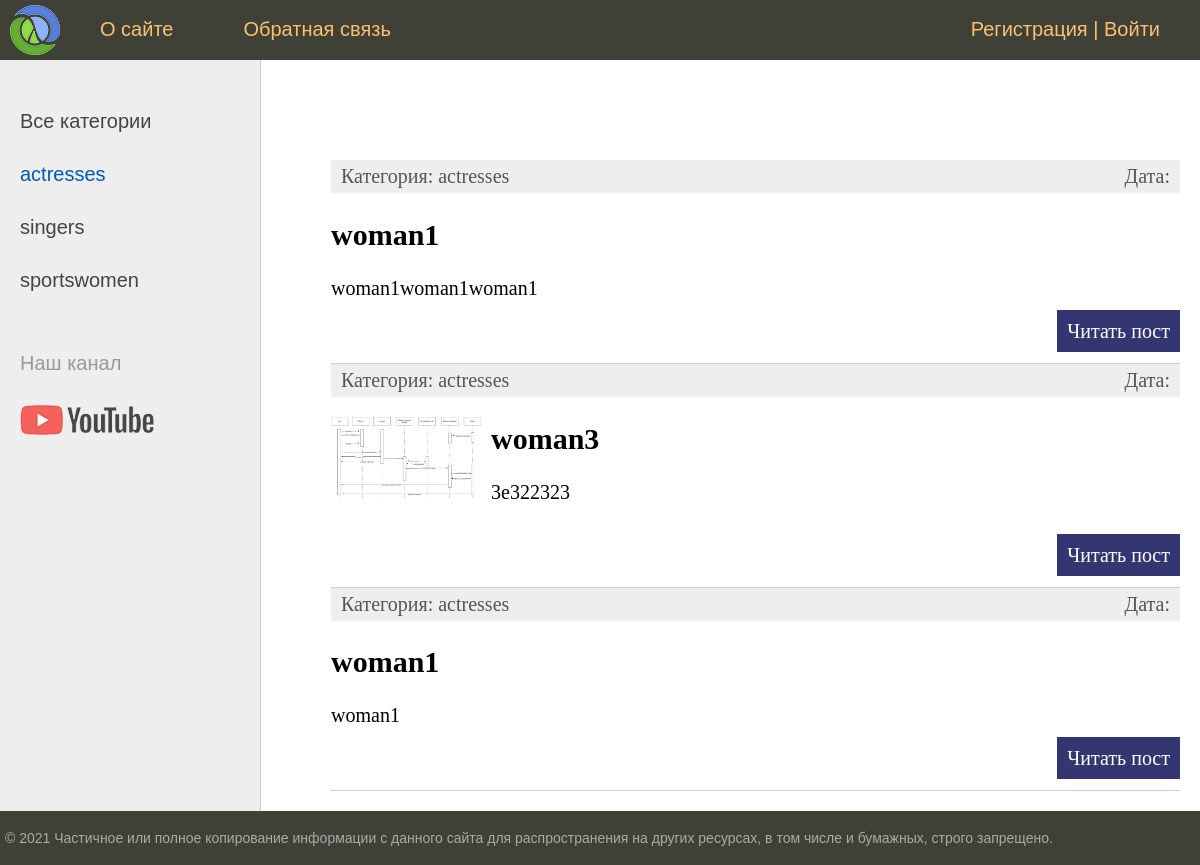
The app's page /category/actresses/ with its own data.
### women/models.py (models this page shows, shortened)
class Category(models.Model):
    name = models.CharField(max_length=100, db_index=True, verbose_name='Categorie')
    slug = models.SlugField(max_length=255, verbose_name='category_clug')
    def __str__(self):
        return self.name
    def get_absolute_url(self):
        return reverse('category', kwargs={'cat_slug': self.slug})
    class Meta:
        verbose_name = 'Categories'
        verbose_name_plural = 'Categories'
        ordering = ['id']

class Women(models.Model):
    title = models.CharField(max_length=255, verbose_name='Custom_title')
    slug = models.SlugField(max_length=255, verbose_name='woman_slug', unique=True)
    content = models.TextField(blank=True)
    photo = models.ImageField(upload_to="photos/%Y/%m/%d/", blank=True)
    time_created = models.DateTimeField(auto_now_add=True)
    time_updated = models.DateTimeField(auto_now=True)
    is_published = models.BooleanField(default=True)
    cat = models.ForeignKey('Category', on_delete=models.PROTECT, null=True)
    def get_absolute_url(self):
        return reverse('post', kwargs={'post_slug': self.slug})
    class Meta:
        verbose_name = 'Famous womans'
        verbose_name_plural = 'Famous womans'
        ordering = ['-time_created', 'title']

### women/views.py (the view)
# urls.py: path('category/<slug:cat_slug>/', WomenCategory.as_view(), name='category'),
class WomenCategory(DataMixin, ListView):
    model = Women
    template_name = 'women/index.html'
    context_object_name = 'posts'
    allow_empty = False
    def get_queryset(self):
        return Women.objects.filter(cat__slug=self.kwargs['cat_slug'], is_published=True).select_related('cat')
    def get_context_data(self, *, object_list=None, **kwargs):
        context = super().get_context_data(**kwargs)
        c = Category.objects.get(slug=self.kwargs['cat_slug'])
        c_def = self.get_user_context(title='Категория - ' + str(c.name),
                                      cat_selected=c.pk)
        return {**context, **c_def}

### women/utils.py (called while the page is built)
    def get_user_context(self, **kwargs):
        context = kwargs
        cats = Category.objects.annotate(Count('women'))
        user_menu = menu.copy()
        if not self.request.user.is_authenticated:
            user_menu.pop(1)
        context['menu'] = user_menu
        context['cats'] = cats
        if 'cat_selected' not in context:
            context['cat_selected'] = 0
        return context

### women/templates/women/index.html (shortened to what this page needs)
{% extends 'women/base.html' %}
{% block content %}
<ul class="list-articles">
	{% for p in posts %}
			<li><div class="article-panel">
	<p class="first">Категория: {{p.cat}}</p>
	<p class="last">Дата: {{p.time_update|date:"d-m-Y H:i:s"}}</p>
</div>
{% if p.photo %}
	<p><img class="img-article-left thumb" src="{{p.photo.url}}"></p>
{% endif %}
				<h2>{{p.title}}</h2>
	{% autoescape on %}
	{{p.content|linebreaks|truncatewords:50}}
	{% endautoescape %}
			<p class="link-read-post"><a href="{{ p.get_absolute_url }}">Читать пост</a></p>
			</li>
	{% endfor %}
</ul>
{% endblock %}

### women/templates/women/base.html (shortened to what this page needs)
{% load static %}
{% load women_tags %}
<!DOCTYPE html>
<html>
<head>
	<link type="text/css" href="{% static 'women/css/styles.css' %}" rel="stylesheet" />
</head>
<body>
<table class="table-page" border=0 cellpadding="0" cellspacing="0">
<tr><td valign=top>
{% block mainmenu %}
		<div class="header">
			<ul id="mainmenu" class="mainmenu">
			<li class="logo"><a href="{% url 'home' %}"><div class="logo"></div></a></li>
				{% for m in menu %}
							<li><a href="{% url m.url_name %}">{{m.title}}</a></li>
				{% endfor %}
				{% if request.user.is_authenticated %}
				<li class="last"> {{user.username}} | <a href="{% url 'logout' %}">Выйти</a></li>
				{% else %}
				<li class="last"><a href="{% url 'register' %}">Регистрация</a> | <a href="{% url 'login' %}">Войти</a></li>
				{% endif %}
			</ul>
		</div>
{% endblock mainmenu %}
<table class="table-content" border=0 cellpadding="0" cellspacing="0">
<tr>
	<td valign="top" class="left-chapters">
	<ul id="leftchapters">
{% if cat_selected == 0 %}
		<li class="selected">Все категории</li>
{% else %}
		<li><a href="{% url 'home' %}">Все категории</a></li>
{% endif %}
{% for c in cats %}
{% if c.women__count > 0 %}
	{% if c.pk == cat_selected %}
		<li class="selected">{{c.name}}</li>
	{% else %}
		<li><a href="{{ c.get_absolute_url }}">{{c.name}}</a></li>
	{% endif %}
{% endif %}
{% endfor %}
		<li class="share">
		<p>Наш канал</p>
		<a class="share-yt" href="https://www.youtube.com/channel/UClJzWfGWuGJL2t-3dYKcHTA/playlists" target="_blank" rel="nofollow"></a>
		</li>
	</ul>
</td>
<td valign="top" class="content">
	<div class="content-text">
{% block content %}
{% endblock %}
	</div>
</td></tr></table>
</td></tr>
<tr><td valign=top>
	<div id="footer">
		<p>&copy; 2021 Частичное или полное копирование информации с данного сайта для распространения на других ресурсах, в том числе и бумажных, строго запрещено.</p>
	</div>
</td></tr></table>
</body>
</html>

### women/static/women/css/styles.css (style rules this page uses)
html, body { font-family: 'Arial'; margin: 0; padding: 0; height: 100%; width: 100%; color: #444; }
a { color: #0059b2; text-decoration: none; }
img { max-width: 600px; height: auto; }
img.img-article-left { max-width: 300px; height: auto; float: left; padding: 0 10px 10px 0; }
img.img-article-left.thumb { max-width: 150px; height: auto; }
p.link-read-post { text-align: right; }
p.link-read-post a { padding: 10px; min-width: 100px; background: #333671; color: #fff; text-decoration: none; }
div.article-panel { background: #eee; padding: 5px 10px 5px 10px; box-sizing: border-box; overflow: hidden; color: #555; }
div.article-panel p.first { margin: 0; float: left; }
div.article-panel p.last { margin: 0; float: right; }
ul.list-articles { list-style: none; margin: 0; padding: 0; }
ul.list-articles li { border-bottom: 1px solid #ccc; }
.table-page { width: 100%; height: 100%; vertical-align: top; }
.table-page tr { height: 100%; }
.header { background: #3F4137; height: 60px; }
.logo { background: url('../images/logo.png') no-repeat 10px 5px; width: 70px; height: 60px; }
ul.mainmenu { list-style: none; margin: 0; padding: 0; height: 60px; color: #fdc073; font-size: 20px; overflow: hidden; }
ul.mainmenu li { float: left; margin: 18px 40px 0 30px; }
ul.mainmenu li.logo { margin: 0; }
ul.mainmenu li.last { float: right; }
ul.mainmenu li a { color: #fdc073; text-decoration: none; }
.table-content { width: 100%; min-height: 100%; height: 100%; }
.left-chapters { margin: 0; background: #eee; border-right: 1px solid #ccc; min-height: 100%; }
.left-chapters ul { width: 230px; min-height: 100%; margin: 0; padding: 20px 10px 10px 20px; list-style: none; font-size: 20px; }
.left-chapters ul li { margin: 30px 0 0 0; color: #999; }
.left-chapters ul li.selected { color: #0059b2; }
.left-chapters ul li a { color: #444; text-decoration: none; }
.left-chapters ul li.share { margin: 60px 0 0 0; }
.left-chapters ul li.share p { margin: 30px 0 30px 0; }
.left-chapters ul li.share a { display: inline-block; width: 40px; height: 40px; margin: 0 20px 0 0; }
.left-chapters ul li.share a.share-yt { width: 100%; height: 30px; background: url('../images/share_yt.png') no-repeat 0 0 }
.content { padding: 40px 20px 20px 40px; width: 100%; box-sizing: border-box; }
.content-text { margin: 60px 0 0 30px; color: #000; font-size: 20px; font-family: Yandex Sans Display Light; }
#footer { box-sizing: border-box; background: #3F4137; padding: 5px; color: #aaa; font-size: 14px; font-family: Verdana, Geneva, Arial, Helvetica; text-align: left; overflow: hidden; }

### records on screen
Category: name "actresses"
Category: name "singers"
Category: name "sportswomen"
Women: cat "actresses", title "woman1", content "woman1woman1woman1"
Women: cat "actresses", photo (picture), title "woman3", content "3e322323"
Women: cat "actresses", title "woman1", content "woman1"

### other values on screen
{{ m.title }} "О сайте" "Обратная связь"
